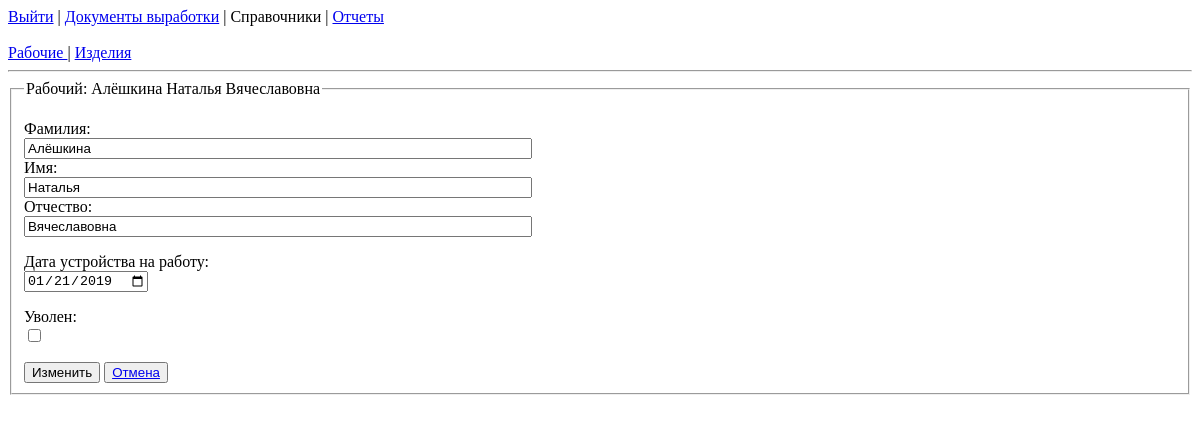
The app's page /perf/edit_empl/6/ (signed in), older data.
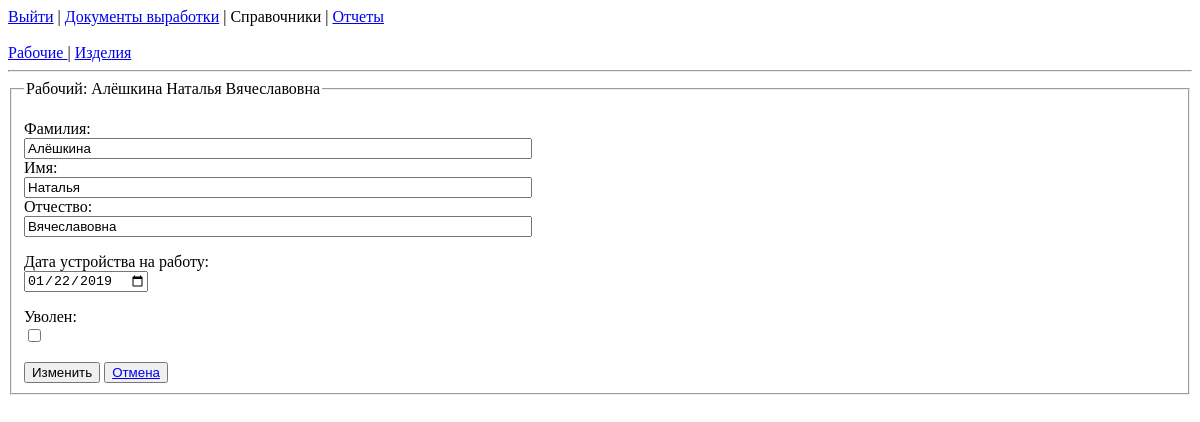
The same page, newer data.
### performance/models.py (models this page shows, shortened)
class Employee(models.Model):
    STATUS = ((True, 'Уволен'), (False, 'Сотрудник'))
    fullname = models.CharField(max_length=150, verbose_name='ФИО')
    hired = models.DateField(default=timezone.now(), verbose_name='Устроен')
    dismissed = models.BooleanField(choices=STATUS, default=False, verbose_name='Статус')
    class Meta:
        verbose_name_plural = 'Сотрудники'
        verbose_name = 'Сотрудник'
        ordering = ['fullname']

### performance/views.py (the view, shortened to what this page needs)
# urls.py: path('edit_empl/<int:empl_id>/', edit_employee, name='edit_employee'),
def edit_employee(request, empl_id=None):
    if not request.user.is_authenticated:
        return redirect('login')
    if not empl_id:
        return redirect('employees_list')
    err = None
    employee = Employee.objects.filter(id=empl_id).first()
    if not employee:
        return redirect('employees_list')
    last_name, first_name, middle_name, *_ = employee.fullname.split(sep=" ")
    context = {
        'last_name': last_name,
        'first_name': first_name,
        'middle_name': middle_name,
        'employee': employee,
        'err': err,
    }
    return render(request, 'employee_edit.html', context=context)

### performance/templates/employee_edit.html (shortened to what this page needs)
{% extends "dicts_base.html" %}
{% block content %}
    <form method="post">
        <fieldset>
            <legend> Рабочий: {{ employee.fullname }} </legend>
            <p> <label for="last_name"> Фамилия: </label>
                <input type="text" id="last_name" name="last_name" maxlength="25" value="{{ last_name }}">
                <label for="first_name"> Имя: </label>
                <input type="text" id="first_name" name="first_name" maxlength="25" value="{{ first_name }}">
                <label for="middle_name"> Отчество: </label>
                <input type="text" id="middle_name" name="middle_name" maxlength="25" value="{{ middle_name }}"></p>
            <p> <label for="hired"> Дата устройства на работу: </label>
                <input type="date" id="hired" name="hired" value="{{ employee.hired|date:'Y-m-d' }}"></p>
            <p> <label for="dismissed"> Уволен: </label>
                <input type="checkbox"
                       id="dismissed"
                       name="dismissed"
                       {% if employee.dismissed %} checked {% endif %}>
            </p>
            <button type="submit">Изменить</button>
            <button><a href="{% url 'employees_list' %}">Отмена</a></button>
        </fieldset>
    </form>
{% endblock %}

Row changes from the older to the newer data that the page shows:
changed Employee "Алёшкина Наталья Вячеславовна": hired "01/21/2019" → "01/22/2019"
